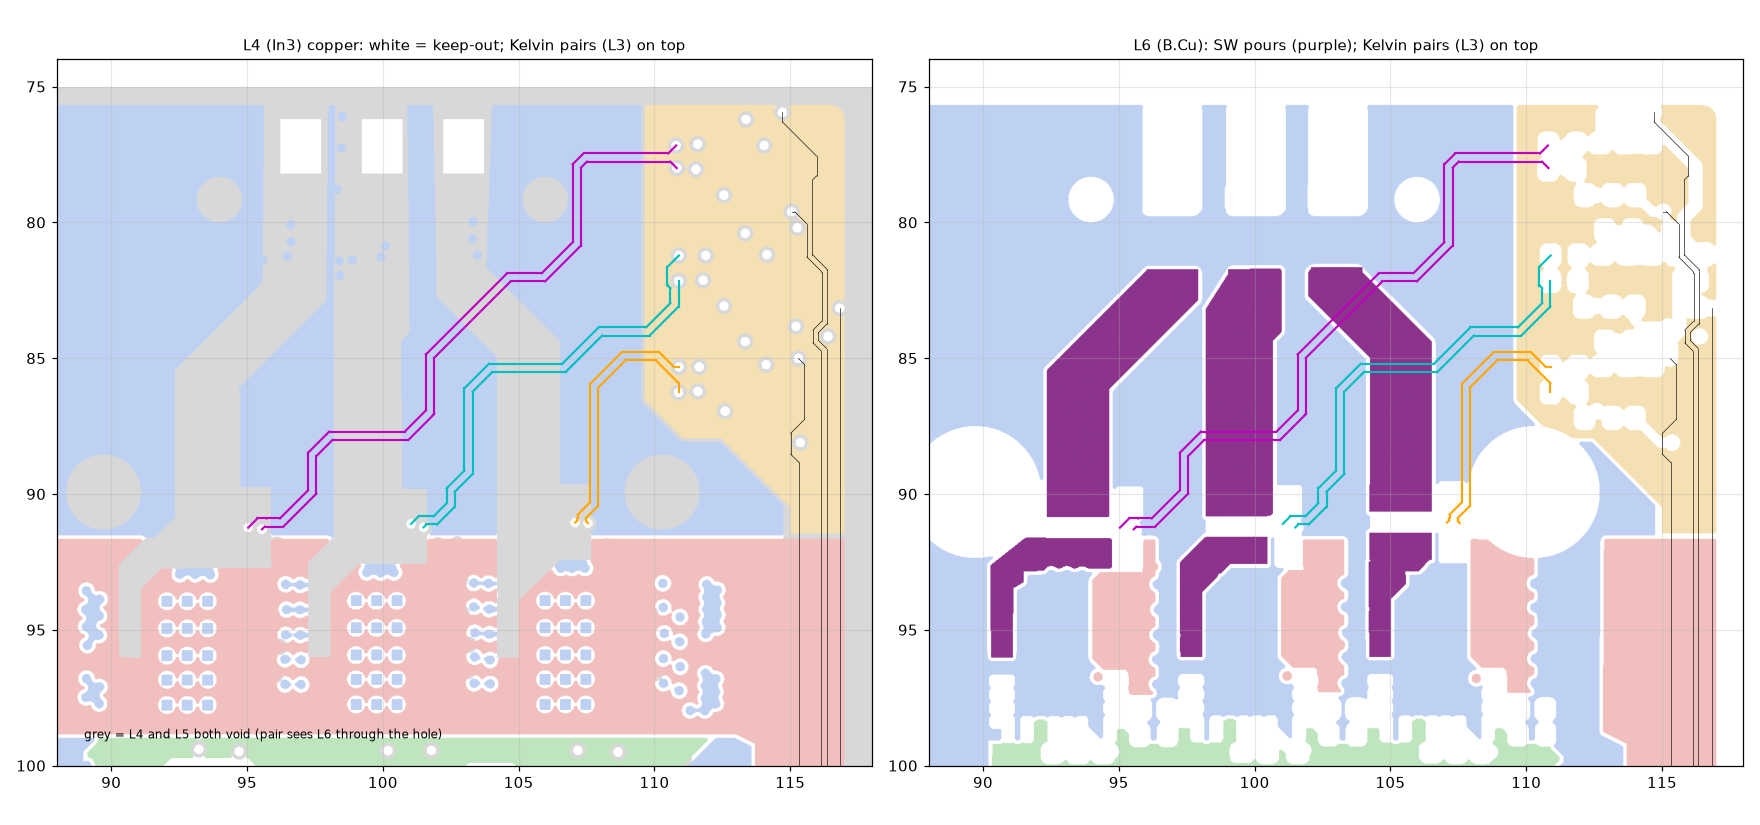

Here is the Python script that generated this plot:
"""Kelvin SNS+/- pairs (L3) over the L4/L5 keep-outs and the L6 SW pours. Writes fig_kelvin.png"""
import os, sys, pickle
import numpy as np
import matplotlib; matplotlib.use('Agg')
import matplotlib.pyplot as plt
from shapely.geometry import box
HERE = os.path.dirname(os.path.abspath(__file__))
g = pickle.load(open(os.path.join(HERE, '..', 'bus-ring', 'geom.pkl'), 'rb'))
R = np.load(os.path.join(HERE, 'raster.npz'))
ids = R['ids']; nets = ['VOID'] + list(R['nets']); p = float(R['pitch']); X0 = float(R['x0']); Y0 = float(R['y0'])
win = (88, 118, 74, 100)
fig, axs = plt.subplots(1, 2, figsize=(16, 7.5))
def rgb_layer(k):
    img = np.ones(ids.shape[1:] + (3,))
    def put(name, col):
        if name in nets: img[ids[k] == nets.index(name)] = col
    put('PGND', (0.75, 0.82, 0.95)); put('AGND', (0.96, 0.88, 0.70)); put('VBUS', (0.95, 0.75, 0.75)); put('GND', (0.75, 0.9, 0.75))
    for n in nets:
        if 'SW' in n and 'SWFILT' not in n and 'SWD' not in n and 'SWO' not in n and 'SWC' not in n:
            img[ids[k] == nets.index(n)] = (0.55, 0.2, 0.55)
    return img
ext = [X0, X0 + ids.shape[1] * p, Y0, Y0 + ids.shape[2] * p]
for ax, (k, title) in zip(axs, [(3, 'L4 (In3) copper: white = keep-out; Kelvin pairs (L3) on top'), (5, 'L6 (B.Cu): SW pours (purple); Kelvin pairs (L3) on top')]):
    img = rgb_layer(k)
    if k == 3:
        # mark L5 voids too (hatched grey where both L4 and L5 are void)
        both = (ids[3] == 0) & (ids[4] == 0)
        img[both] = (0.85, 0.85, 0.85)
    ax.imshow(np.transpose(img, (1, 0, 2)), origin='lower', extent=ext)
    for t in g['tracks']:
        if t['layer'] == 'In2.Cu' and 'Phase' in t['net'] and 'SNS' in t['net']:
            xs, ys = t['line'].xy
            col = {'A': 'm', 'B': 'c', 'C': 'orange'}[t['net'].split('/')[1][-1]]
            ax.plot(xs, ys, '-', color=col, lw=1.4)
        if t['layer'] == 'In2.Cu' and t['net'] in ('/PHA_ISNS', '/PHA_VSNS', '+VREF', '+3V3A'):
            xs, ys = t['line'].xy; ax.plot(xs, ys, '-', color='k', lw=0.4)
    ax.set_xlim(win[0], win[1]); ax.set_ylim(win[3], win[2]); ax.set_aspect('equal'); ax.set_title(title, fontsize=10)
    ax.grid(alpha=0.3)
axs[0].text(89, 99, 'grey = L4 and L5 both void (pair sees L6 through the hole)', fontsize=8)
plt.tight_layout(); plt.savefig(os.path.join(HERE, 'fig_kelvin.png'), dpi=110)
print('ok')
